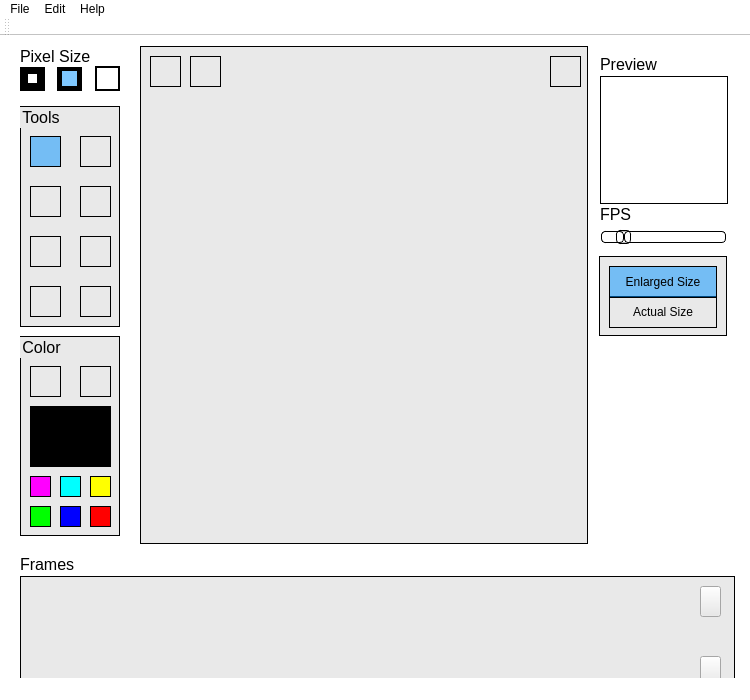
<?xml version="1.0" encoding="UTF-8"?>
<ui version="4.0">
 <class>MainWindow</class>
 <widget class="QMainWindow" name="MainWindow">
  <property name="geometry">
   <rect>
    <x>0</x>
    <y>0</y>
    <width>750</width>
    <height>700</height>
   </rect>
  </property>
  <property name="minimumSize">
   <size>
    <width>750</width>
    <height>700</height>
   </size>
  </property>
  <property name="maximumSize">
   <size>
    <width>750</width>
    <height>700</height>
   </size>
  </property>
  <property name="windowTitle">
   <string>Spritemon</string>
  </property>
  <property name="styleSheet">
   <string notr="true"> background-color:rgb(255, 255, 255)
</string>
  </property>
  <widget class="QWidget" name="centralWidget">
   <widget class="QGroupBox" name="toolBox">
    <property name="geometry">
     <rect>
      <x>20</x>
      <y>70</y>
      <width>100</width>
      <height>221</height>
     </rect>
    </property>
    <property name="font">
     <font>
      <pointsize>12</pointsize>
     </font>
    </property>
    <property name="styleSheet">
     <string notr="true"> background-color:rgb(233, 233, 233);
border: 1px solid #000000;

</string>
    </property>
    <property name="title">
     <string>Tools</string>
    </property>
    <widget class="QPushButton" name="paintbrushToolButton">
     <property name="geometry">
      <rect>
       <x>10</x>
       <y>30</y>
       <width>31</width>
       <height>31</height>
      </rect>
     </property>
     <property name="toolTip">
      <string>Brush Tool</string>
     </property>
     <property name="toolTipDuration">
      <number>5000</number>
     </property>
     <property name="styleSheet">
      <string notr="true">QPushButton
{
	border-image: url(:/toolbar/icons/paint-brush-512.png);
}

QPushButton:checked
{
	color:rgba(0, 145, 255, 128);
     background-color:rgba(0, 145, 255, 128);
}
</string>
     </property>
     <property name="text">
      <string/>
     </property>
     <property name="checkable">
      <bool>true</bool>
     </property>
     <property name="checked">
      <bool>true</bool>
     </property>
    </widget>
    <widget class="QPushButton" name="darkenToolButton">
     <property name="geometry">
      <rect>
       <x>10</x>
       <y>180</y>
       <width>31</width>
       <height>31</height>
      </rect>
     </property>
     <property name="toolTip">
      <string>Darken Tool</string>
     </property>
     <property name="toolTipDuration">
      <number>5000</number>
     </property>
     <property name="styleSheet">
      <string notr="true">QPushButton
{
	border-image: url(:/toolbar/icons/darken.png)
}

QPushButton:checked
{
	color:rgba(0, 145, 255, 128);
     background-color:rgba(0, 145, 255, 128);
}
</string>
     </property>
     <property name="text">
      <string/>
     </property>
     <property name="checkable">
      <bool>true</bool>
     </property>
    </widget>
    <widget class="QPushButton" name="paintbucketToolButton">
     <property name="geometry">
      <rect>
       <x>60</x>
       <y>130</y>
       <width>31</width>
       <height>31</height>
      </rect>
     </property>
     <property name="toolTip">
      <string>Fill Group Color</string>
     </property>
     <property name="toolTipDuration">
      <number>5000</number>
     </property>
     <property name="styleSheet">
      <string notr="true">QPushButton
{
	border-image: url(:/toolbar/icons/paintbucket1.png)
}

QPushButton:checked
{
	color:rgba(0, 145, 255, 128);
     background-color:rgba(0, 145, 255, 128);
}
</string>
     </property>
     <property name="text">
      <string/>
     </property>
     <property name="checkable">
      <bool>true</bool>
     </property>
    </widget>
    <widget class="QPushButton" name="eraseToolButton">
     <property name="geometry">
      <rect>
       <x>60</x>
       <y>30</y>
       <width>31</width>
       <height>31</height>
      </rect>
     </property>
     <property name="toolTip">
      <string>Eraser</string>
     </property>
     <property name="toolTipDuration">
      <number>5000</number>
     </property>
     <property name="statusTip">
      <string extracomment="Erases pixels"/>
     </property>
     <property name="whatsThis">
      <string>Erases pixels</string>
     </property>
     <property name="styleSheet">
      <string notr="true">QPushButton
{
	border-image: url(:/toolbar/icons/eraser.png)
}

QPushButton:checked
{
	color:rgba(0, 145, 255, 128);
     background-color:rgba(0, 145, 255, 128);
}</string>
     </property>
     <property name="text">
      <string/>
     </property>
     <property name="checkable">
      <bool>true</bool>
     </property>
    </widget>
    <widget class="QPushButton" name="lightenToolButton">
     <property name="geometry">
      <rect>
       <x>60</x>
       <y>180</y>
       <width>31</width>
       <height>31</height>
      </rect>
     </property>
     <property name="toolTip">
      <string>Lighten Tool</string>
     </property>
     <property name="toolTipDuration">
      <number>5000</number>
     </property>
     <property name="styleSheet">
      <string notr="true">QPushButton
{
	border-image: url(:/toolbar/icons/lighten.png)
}

QPushButton:checked
{
	color:rgba(0, 145, 255, 128);
     background-color:rgba(0, 145, 255, 128);
}
</string>
     </property>
     <property name="text">
      <string/>
     </property>
     <property name="checkable">
      <bool>true</bool>
     </property>
    </widget>
    <widget class="QPushButton" name="mirrorToolButton">
     <property name="geometry">
      <rect>
       <x>60</x>
       <y>80</y>
       <width>31</width>
       <height>31</height>
      </rect>
     </property>
     <property name="toolTip">
      <string>Mirror Tool</string>
     </property>
     <property name="toolTipDuration">
      <number>5000</number>
     </property>
     <property name="styleSheet">
      <string notr="true">QPushButton
{
	border-image: url(:/toolbar/icons/draw.png)
}

QPushButton:checked
{
	color:rgba(0, 145, 255, 128);
     background-color:rgba(0, 145, 255, 128);
}
</string>
     </property>
     <property name="text">
      <string/>
     </property>
     <property name="checkable">
      <bool>true</bool>
     </property>
    </widget>
    <widget class="QPushButton" name="flipToolButton">
     <property name="geometry">
      <rect>
       <x>10</x>
       <y>80</y>
       <width>31</width>
       <height>31</height>
      </rect>
     </property>
     <property name="toolTip">
      <string>Flip Image</string>
     </property>
     <property name="toolTipDuration">
      <number>5000</number>
     </property>
     <property name="styleSheet">
      <string notr="true">QPushButton
{
	border-image: url(:/toolbar/icons/flipImmage.png);
}

QPushButton:checked
{
	color:rgba(0, 145, 255, 128);
     background-color:rgba(0, 145, 255, 128);
}
</string>
     </property>
     <property name="text">
      <string/>
     </property>
     <property name="checkable">
      <bool>true</bool>
     </property>
    </widget>
    <widget class="QPushButton" name="pencileToolButton">
     <property name="geometry">
      <rect>
       <x>10</x>
       <y>130</y>
       <width>31</width>
       <height>31</height>
      </rect>
     </property>
     <property name="toolTip">
      <string>Fill All Tool</string>
     </property>
     <property name="toolTipDuration">
      <number>5000</number>
     </property>
     <property name="styleSheet">
      <string notr="true">QPushButton
{
	border-image:url(:/toolbar/icons/fillAllColor.png)
}

QPushButton:checked
{
	color:rgba(0, 145, 255, 128);
     background-color:rgba(0, 145, 255, 128);
}
</string>
     </property>
     <property name="text">
      <string/>
     </property>
     <property name="checkable">
      <bool>true</bool>
     </property>
    </widget>
   </widget>
   <widget class="QPushButton" name="smallPixelToolButton">
    <property name="geometry">
     <rect>
      <x>20</x>
      <y>30</y>
      <width>25</width>
      <height>25</height>
     </rect>
    </property>
    <property name="toolTip">
     <string>1 Pixel</string>
    </property>
    <property name="toolTipDuration">
     <number>5000</number>
    </property>
    <property name="styleSheet">
     <string notr="true">QPushButton
{
     background-color:rgb(255, 255, 255);
	border: 8px solid #000000;
}

QPushButton:checked
{
	color:rgba(0, 145, 255, 128);
     background-color:rgba(0, 145, 255, 128);
}
</string>
    </property>
    <property name="text">
     <string/>
    </property>
    <property name="checkable">
     <bool>true</bool>
    </property>
   </widget>
   <widget class="QPushButton" name="mediumPixelToolButton">
    <property name="geometry">
     <rect>
      <x>57</x>
      <y>30</y>
      <width>25</width>
      <height>25</height>
     </rect>
    </property>
    <property name="toolTip">
     <string>2 Pixels</string>
    </property>
    <property name="toolTipDuration">
     <number>5000</number>
    </property>
    <property name="styleSheet">
     <string notr="true">QPushButton
{
     background-color:rgb(255, 255, 255);
	border: 5px solid #000000;
}

QPushButton:checked
{
	color:rgba(0, 145, 255, 128);
     background-color:rgba(0, 145, 255, 128);
}
</string>
    </property>
    <property name="text">
     <string/>
    </property>
    <property name="checkable">
     <bool>true</bool>
    </property>
    <property name="checked">
     <bool>true</bool>
    </property>
   </widget>
   <widget class="QPushButton" name="largePixelToolButton">
    <property name="geometry">
     <rect>
      <x>95</x>
      <y>30</y>
      <width>25</width>
      <height>25</height>
     </rect>
    </property>
    <property name="toolTip">
     <string>3 Pixels</string>
    </property>
    <property name="toolTipDuration">
     <number>5000</number>
    </property>
    <property name="styleSheet">
     <string notr="true">QPushButton
{
	background-color:rgb(255, 255, 255);
	border: 2px solid #000000;
}

QPushButton:checked
{
	color:rgba(0, 145, 255, 128);
     background-color:rgba(0, 145, 255, 128);
}
</string>
    </property>
    <property name="text">
     <string/>
    </property>
    <property name="checkable">
     <bool>true</bool>
    </property>
   </widget>
   <widget class="QLabel" name="pixelSizeLabel">
    <property name="geometry">
     <rect>
      <x>20</x>
      <y>10</y>
      <width>71</width>
      <height>21</height>
     </rect>
    </property>
    <property name="font">
     <font>
      <pointsize>12</pointsize>
     </font>
    </property>
    <property name="text">
     <string>Pixel Size</string>
    </property>
   </widget>
   <widget class="QGroupBox" name="colorBox">
    <property name="geometry">
     <rect>
      <x>20</x>
      <y>300</y>
      <width>100</width>
      <height>200</height>
     </rect>
    </property>
    <property name="font">
     <font>
      <pointsize>12</pointsize>
     </font>
    </property>
    <property name="styleSheet">
     <string notr="true"> background-color:rgb(233, 233, 233);
border: 1px solid #000000;

</string>
    </property>
    <property name="title">
     <string>Color</string>
    </property>
    <widget class="QPushButton" name="colorPalletToolButton">
     <property name="geometry">
      <rect>
       <x>10</x>
       <y>30</y>
       <width>31</width>
       <height>31</height>
      </rect>
     </property>
     <property name="toolTip">
      <string>Color Palette</string>
     </property>
     <property name="toolTipDuration">
      <number>5000</number>
     </property>
     <property name="styleSheet">
      <string notr="true">QPushButton
{
	border-image: url(:/toolbar/icons/pallet.png)
}

</string>
     </property>
     <property name="text">
      <string/>
     </property>
     <property name="checkable">
      <bool>true</bool>
     </property>
    </widget>
    <widget class="QPushButton" name="currentColorButton">
     <property name="geometry">
      <rect>
       <x>10</x>
       <y>70</y>
       <width>81</width>
       <height>61</height>
      </rect>
     </property>
     <property name="styleSheet">
      <string notr="true"> background-color:rgb(0, 0, 0);
border: 1px solid #000000;

</string>
     </property>
     <property name="text">
      <string/>
     </property>
    </widget>
    <widget class="QPushButton" name="previousColor4Button">
     <property name="geometry">
      <rect>
       <x>10</x>
       <y>170</y>
       <width>21</width>
       <height>21</height>
      </rect>
     </property>
     <property name="styleSheet">
      <string notr="true"> background-color:rgb(0, 255, 0);
border: 1px solid #000000;</string>
     </property>
     <property name="text">
      <string/>
     </property>
    </widget>
    <widget class="QPushButton" name="previousColor5Button">
     <property name="geometry">
      <rect>
       <x>40</x>
       <y>170</y>
       <width>21</width>
       <height>21</height>
      </rect>
     </property>
     <property name="styleSheet">
      <string notr="true"> background-color:rgb(0, 0, 255);
border: 1px solid #000000;</string>
     </property>
     <property name="text">
      <string/>
     </property>
    </widget>
    <widget class="QPushButton" name="previousColor6Button">
     <property name="geometry">
      <rect>
       <x>70</x>
       <y>170</y>
       <width>21</width>
       <height>21</height>
      </rect>
     </property>
     <property name="styleSheet">
      <string notr="true"> background-color:rgb(255, 0, 0);
border: 1px solid #000000;</string>
     </property>
     <property name="text">
      <string/>
     </property>
    </widget>
    <widget class="QPushButton" name="previousColor3Button">
     <property name="geometry">
      <rect>
       <x>70</x>
       <y>140</y>
       <width>21</width>
       <height>21</height>
      </rect>
     </property>
     <property name="styleSheet">
      <string notr="true"> background-color:rgb(255, 255, 0);
border: 1px solid #000000;</string>
     </property>
     <property name="text">
      <string/>
     </property>
    </widget>
    <widget class="QPushButton" name="previousColor1Button">
     <property name="geometry">
      <rect>
       <x>10</x>
       <y>140</y>
       <width>21</width>
       <height>21</height>
      </rect>
     </property>
     <property name="styleSheet">
      <string notr="true"> background-color:rgb(255, 0, 255);
border: 1px solid #000000;</string>
     </property>
     <property name="text">
      <string/>
     </property>
    </widget>
    <widget class="QPushButton" name="previousColor2Button">
     <property name="geometry">
      <rect>
       <x>40</x>
       <y>140</y>
       <width>21</width>
       <height>21</height>
      </rect>
     </property>
     <property name="styleSheet">
      <string notr="true"> background-color:rgb(0, 255, 255);
border: 1px solid #000000;</string>
     </property>
     <property name="text">
      <string/>
     </property>
    </widget>
    <widget class="QPushButton" name="colorDropperButton">
     <property name="geometry">
      <rect>
       <x>60</x>
       <y>30</y>
       <width>31</width>
       <height>31</height>
      </rect>
     </property>
     <property name="cursor">
      <cursorShape>ArrowCursor</cursorShape>
     </property>
     <property name="toolTip">
      <string>Color Grabber</string>
     </property>
     <property name="toolTipDuration">
      <number>5000</number>
     </property>
     <property name="styleSheet">
      <string notr="true">QPushButton
{
 	border-image: url(:/toolbar/icons/PaintDropper.png)
}

QPushButton:checked
{
	color:rgba(0, 145, 255, 128);
     background-color:rgba(0, 145, 255, 128);
}
</string>
     </property>
     <property name="text">
      <string/>
     </property>
     <property name="checkable">
      <bool>true</bool>
     </property>
     <property name="checked">
      <bool>false</bool>
     </property>
    </widget>
   </widget>
   <widget class="QFrame" name="paintFrame">
    <property name="geometry">
     <rect>
      <x>140</x>
      <y>10</y>
      <width>448</width>
      <height>498</height>
     </rect>
    </property>
    <property name="styleSheet">
     <string notr="true"> background-color:rgb(233, 233, 233);
border: 1px solid #000000;


</string>
    </property>
    <property name="frameShape">
     <enum>QFrame::StyledPanel</enum>
    </property>
    <property name="frameShadow">
     <enum>QFrame::Raised</enum>
    </property>
    <widget class="QPushButton" name="redoButton">
     <property name="geometry">
      <rect>
       <x>50</x>
       <y>10</y>
       <width>31</width>
       <height>31</height>
      </rect>
     </property>
     <property name="toolTip">
      <string>Redo</string>
     </property>
     <property name="toolTipDuration">
      <number>5000</number>
     </property>
     <property name="styleSheet">
      <string notr="true">QPushButton
{
	border-image: url(:/toolbar/icons/redo.png)
}

QPushButton:pressed
{
	color:rgba(0, 145, 255, 128);
     background-color:rgba(0, 145, 255, 128);
}</string>
     </property>
     <property name="text">
      <string/>
     </property>
     <property name="checkable">
      <bool>false</bool>
     </property>
    </widget>
    <widget class="QPushButton" name="undoButton">
     <property name="geometry">
      <rect>
       <x>10</x>
       <y>10</y>
       <width>31</width>
       <height>31</height>
      </rect>
     </property>
     <property name="toolTip">
      <string>Undo</string>
     </property>
     <property name="toolTipDuration">
      <number>5000</number>
     </property>
     <property name="styleSheet">
      <string notr="true">QPushButton
{
	border-image: url(:/toolbar/icons/undo.png)
}

QPushButton:pressed
{
	color:rgba(0, 145, 255, 128);
     background-color:rgba(0, 145, 255, 128);
}
</string>
     </property>
     <property name="text">
      <string/>
     </property>
     <property name="checkable">
      <bool>false</bool>
     </property>
    </widget>
    <widget class="QPushButton" name="clearButton">
     <property name="geometry">
      <rect>
       <x>410</x>
       <y>10</y>
       <width>31</width>
       <height>31</height>
      </rect>
     </property>
     <property name="toolTip">
      <string>Clear Current Frame</string>
     </property>
     <property name="toolTipDuration">
      <number>5000</number>
     </property>
     <property name="styleSheet">
      <string notr="true">QPushButton
{
	border-image: url(:/toolbar/icons/delete.png)
}

QPushButton:pressed
{
	color:rgba(0, 145, 255, 128);
     background-color:rgba(0, 145, 255, 128);
}</string>
     </property>
     <property name="text">
      <string/>
     </property>
     <property name="checkable">
      <bool>false</bool>
     </property>
    </widget>
   </widget>
   <widget class="QLabel" name="fpsLabel">
    <property name="geometry">
     <rect>
      <x>600</x>
      <y>170</y>
      <width>31</width>
      <height>16</height>
     </rect>
    </property>
    <property name="font">
     <font>
      <pointsize>12</pointsize>
     </font>
    </property>
    <property name="text">
     <string>FPS</string>
    </property>
   </widget>
   <widget class="QLabel" name="statusLabel">
    <property name="geometry">
     <rect>
      <x>140</x>
      <y>508</y>
      <width>451</width>
      <height>31</height>
     </rect>
    </property>
    <property name="font">
     <font>
      <pointsize>11</pointsize>
     </font>
    </property>
    <property name="toolTip">
     <string>Status Bar</string>
    </property>
    <property name="toolTipDuration">
     <number>5000</number>
    </property>
    <property name="text">
     <string/>
    </property>
    <property name="wordWrap">
     <bool>true</bool>
    </property>
   </widget>
   <widget class="QListWidget" name="framesListWidget">
    <property name="geometry">
     <rect>
      <x>20</x>
      <y>540</y>
      <width>715</width>
      <height>125</height>
     </rect>
    </property>
    <property name="styleSheet">
     <string notr="true">QListWidget {background-color:rgb(233, 233, 233); border: 1px solid #000000;}
QListWidget::item:selected:active { background: qlineargradient(x1: 1, y1: 0, x2: 0, y2: 3, stop: 0 rgba(110, 187, 255, 128), stop: 1 rgba(110, 187, 255, 128));}</string>
    </property>
    <property name="verticalScrollBarPolicy">
     <enum>Qt::ScrollBarAlwaysOff</enum>
    </property>
    <property name="dragEnabled">
     <bool>true</bool>
    </property>
    <property name="dragDropMode">
     <enum>QAbstractItemView::NoDragDrop</enum>
    </property>
    <property name="iconSize">
     <size>
      <width>75</width>
      <height>75</height>
     </size>
    </property>
    <property name="movement">
     <enum>QListView::Static</enum>
    </property>
    <property name="flow">
     <enum>QListView::LeftToRight</enum>
    </property>
    <property name="spacing">
     <number>10</number>
    </property>
    <property name="viewMode">
     <enum>QListView::ListMode</enum>
    </property>
    <property name="sortingEnabled">
     <bool>false</bool>
    </property>
   </widget>
   <widget class="QLabel" name="framesLabel">
    <property name="geometry">
     <rect>
      <x>20</x>
      <y>520</y>
      <width>59</width>
      <height>16</height>
     </rect>
    </property>
    <property name="font">
     <font>
      <pointsize>12</pointsize>
     </font>
    </property>
    <property name="text">
     <string>Frames</string>
    </property>
   </widget>
   <widget class="QLabel" name="label">
    <property name="geometry">
     <rect>
      <x>600</x>
      <y>20</y>
      <width>59</width>
      <height>16</height>
     </rect>
    </property>
    <property name="font">
     <font>
      <pointsize>12</pointsize>
     </font>
    </property>
    <property name="text">
     <string>Preview</string>
    </property>
   </widget>
   <widget class="QPushButton" name="deleteFrameButton">
    <property name="geometry">
     <rect>
      <x>700</x>
      <y>550</y>
      <width>21</width>
      <height>31</height>
     </rect>
    </property>
    <property name="toolTip">
     <string>Delete Frame</string>
    </property>
    <property name="toolTipDuration">
     <number>5000</number>
    </property>
    <property name="styleSheet">
     <string notr="true">QPushButton
{
 	background-color:rgb(233, 233, 233);

 	border-image: url(:/toolbar/icons/trash.png)


}

QPushButton:pressed
{
	color:rgba(0, 145, 255, 128);
     background-color:rgba(0, 145, 255, 128);
}
</string>
    </property>
    <property name="text">
     <string/>
    </property>
    <property name="checkable">
     <bool>false</bool>
    </property>
   </widget>
   <widget class="QPushButton" name="duplicateFrameButton">
    <property name="geometry">
     <rect>
      <x>700</x>
      <y>620</y>
      <width>21</width>
      <height>31</height>
     </rect>
    </property>
    <property name="toolTip">
     <string>Copy Frame</string>
    </property>
    <property name="toolTipDuration">
     <number>5000</number>
    </property>
    <property name="styleSheet">
     <string notr="true">QPushButton
{
 	background-color:rgb(233, 233, 233);

 	border-image: url(:/toolbar/icons/copy.png)


}

QPushButton:pressed
{
	color:rgba(0, 145, 255, 128);
     background-color:rgba(0, 145, 255, 128);
}
</string>
    </property>
    <property name="text">
     <string/>
    </property>
    <property name="checkable">
     <bool>false</bool>
    </property>
   </widget>
   <widget class="QSlider" name="fpsSlider">
    <property name="geometry">
     <rect>
      <x>601</x>
      <y>190</y>
      <width>125</width>
      <height>22</height>
     </rect>
    </property>
    <property name="toolTip">
     <string>Frames Per Second</string>
    </property>
    <property name="toolTipDuration">
     <number>5000</number>
    </property>
    <property name="styleSheet">
     <string notr="true">QSlider::groove:horizontal {
border: 1px solid #bbb;
background: white;
height: 10px;
border-radius: 4px;
}

QSlider::sub-page:horizontal {
background: qlineargradient(x1: 0, y1: 0,    x2: 0, y2: 1,
    stop: 0 #66e, stop: 1 #66e);
background: qlineargradient(x1: 0, y1: 0.2, x2: 1, y2: 1,
    stop: 0 rgba(0, 145, 255, 128), stop: 1 rgba(0, 145, 255, 128));
border: 1px solid #000;
height: 10px;
border-radius: 4px;
}

QSlider::add-page:horizontal {
background: #fff;
border: 1px solid #000;
height: 10px;
border-radius: 4px;
}

QSlider::handle:horizontal {
background: qlineargradient(x1:0, y1:0, x2:1, y2:1,
    stop:0 #eee, stop:1 #ccc);
border: 1px solid #000;
width: 13px;
margin-top: -2px;
margin-bottom: -2px;
border-radius: 4px;
}

QSlider::handle:horizontal:hover {
background: qlineargradient(x1:0, y1:0, x2:1, y2:1,
    stop:0 #fff, stop:1 #ddd);
border: 1px solid #444;
border-radius: 4px;
}

QSlider::sub-page:horizontal:disabled {
background: #bbb;
border-color: #999;
}

QSlider::add-page:horizontal:disabled {
background: #eee;
border-color: #999;
}

QSlider::handle:horizontal:disabled {
background: #eee;
border: 1px solid #aaa;
border-radius: 4px;
}</string>
    </property>
    <property name="maximum">
     <number>24</number>
    </property>
    <property name="value">
     <number>3</number>
    </property>
    <property name="orientation">
     <enum>Qt::Horizontal</enum>
    </property>
   </widget>
   <widget class="QLabel" name="previewLabel">
    <property name="geometry">
     <rect>
      <x>600</x>
      <y>40</y>
      <width>128</width>
      <height>128</height>
     </rect>
    </property>
    <property name="styleSheet">
     <string notr="true">border: 1px solid #000000;
</string>
    </property>
    <property name="text">
     <string/>
    </property>
   </widget>
   <widget class="QGroupBox" name="groupBox">
    <property name="geometry">
     <rect>
      <x>599</x>
      <y>220</y>
      <width>128</width>
      <height>80</height>
     </rect>
    </property>
    <property name="styleSheet">
     <string notr="true"> background-color:rgb(233, 233, 233);
border: 1px solid #000000;
</string>
    </property>
    <property name="title">
     <string/>
    </property>
    <widget class="QPushButton" name="actualButton">
     <property name="geometry">
      <rect>
       <x>10</x>
       <y>40</y>
       <width>108</width>
       <height>32</height>
      </rect>
     </property>
     <property name="styleSheet">
      <string notr="true">QPushButton:checked
{
	color:black;
     background-color:rgba(0, 145, 255, 128);
}</string>
     </property>
     <property name="text">
      <string>Actual Size</string>
     </property>
     <property name="checkable">
      <bool>true</bool>
     </property>
    </widget>
    <widget class="QPushButton" name="enlargeButton">
     <property name="geometry">
      <rect>
       <x>10</x>
       <y>10</y>
       <width>108</width>
       <height>32</height>
      </rect>
     </property>
     <property name="styleSheet">
      <string notr="true">QPushButton:checked
{
	color: black;
     background-color:rgba(0, 145, 255, 128);
}</string>
     </property>
     <property name="text">
      <string>Enlarged Size</string>
     </property>
     <property name="checkable">
      <bool>true</bool>
     </property>
     <property name="checked">
      <bool>true</bool>
     </property>
    </widget>
   </widget>
  </widget>
  <widget class="QMenuBar" name="menuBar">
   <property name="geometry">
    <rect>
     <x>0</x>
     <y>0</y>
     <width>750</width>
     <height>22</height>
    </rect>
   </property>
   <widget class="QMenu" name="menuFile">
    <property name="title">
     <string>File</string>
    </property>
    <addaction name="actionNew"/>
    <addaction name="actionOpen"/>
    <addaction name="separator"/>
    <addaction name="actionSave"/>
    <addaction name="actionSave_As"/>
    <addaction name="actionExport"/>
    <addaction name="separator"/>
    <addaction name="actionClose"/>
    <addaction name="separator"/>
   </widget>
   <widget class="QMenu" name="menuHelp">
    <property name="title">
     <string>Help</string>
    </property>
    <addaction name="actionInfo"/>
   </widget>
   <widget class="QMenu" name="menuEdit">
    <property name="title">
     <string>Edit</string>
    </property>
    <addaction name="actionUndo"/>
    <addaction name="actionRedo"/>
    <addaction name="actionClear_Frame"/>
    <addaction name="separator"/>
    <addaction name="actionNew_Frame"/>
    <addaction name="actionDuplicate_Frame"/>
    <addaction name="actionDelete_Frame"/>
    <addaction name="separator"/>
    <addaction name="actionColor"/>
    <addaction name="separator"/>
   </widget>
   <addaction name="menuFile"/>
   <addaction name="menuEdit"/>
   <addaction name="menuHelp"/>
  </widget>
  <widget class="QToolBar" name="mainToolBar">
   <attribute name="toolBarArea">
    <enum>TopToolBarArea</enum>
   </attribute>
   <attribute name="toolBarBreak">
    <bool>false</bool>
   </attribute>
  </widget>
  <widget class="QStatusBar" name="statusBar">
   <property name="mouseTracking">
    <bool>false</bool>
   </property>
  </widget>
  <action name="actionNew">
   <property name="text">
    <string>New</string>
   </property>
   <property name="shortcut">
    <string>Ctrl+N</string>
   </property>
  </action>
  <action name="actionOpen">
   <property name="text">
    <string>Open</string>
   </property>
   <property name="shortcut">
    <string>Ctrl+O</string>
   </property>
  </action>
  <action name="actionSave">
   <property name="text">
    <string>Save</string>
   </property>
   <property name="shortcut">
    <string>Ctrl+S</string>
   </property>
  </action>
  <action name="actionExport">
   <property name="text">
    <string>Export</string>
   </property>
   <property name="shortcut">
    <string>Ctrl+Return</string>
   </property>
  </action>
  <action name="actionExit">
   <property name="text">
    <string>Exit</string>
   </property>
  </action>
  <action name="actionInfo">
   <property name="text">
    <string>Info</string>
   </property>
   <property name="shortcut">
    <string>Ctrl+I</string>
   </property>
  </action>
  <action name="actionSave_As">
   <property name="text">
    <string>Save As...</string>
   </property>
   <property name="shortcut">
    <string>Ctrl+Shift+S</string>
   </property>
  </action>
  <action name="actionUndo">
   <property name="text">
    <string>Undo</string>
   </property>
   <property name="shortcut">
    <string>Ctrl+Z</string>
   </property>
   <property name="shortcutContext">
    <enum>Qt::WindowShortcut</enum>
   </property>
  </action>
  <action name="actionRedo">
   <property name="text">
    <string>Redo</string>
   </property>
   <property name="shortcut">
    <string>Ctrl+Shift+Z</string>
   </property>
  </action>
  <action name="actionClear_Frame">
   <property name="text">
    <string>Clear Frame</string>
   </property>
   <property name="shortcut">
    <string>Ctrl+R</string>
   </property>
  </action>
  <action name="actionDelete_Frame">
   <property name="text">
    <string>Delete Frame</string>
   </property>
   <property name="shortcut">
    <string>Ctrl+-</string>
   </property>
  </action>
  <action name="actionNew_Frame">
   <property name="text">
    <string>New Frame</string>
   </property>
   <property name="shortcut">
    <string>Ctrl++</string>
   </property>
  </action>
  <action name="actionColor">
   <property name="text">
    <string>Color ...</string>
   </property>
   <property name="shortcut">
    <string>Ctrl+C</string>
   </property>
  </action>
  <action name="actionDuplicate_Frame">
   <property name="text">
    <string>Duplicate Frame</string>
   </property>
   <property name="shortcut">
    <string>Ctrl+D</string>
   </property>
  </action>
  <action name="actionClose">
   <property name="text">
    <string>Close</string>
   </property>
   <property name="shortcut">
    <string>Esc</string>
   </property>
  </action>
 </widget>
 <layoutdefault spacing="6" margin="11"/>
 <resources/>
 <connections/>
</ui>
